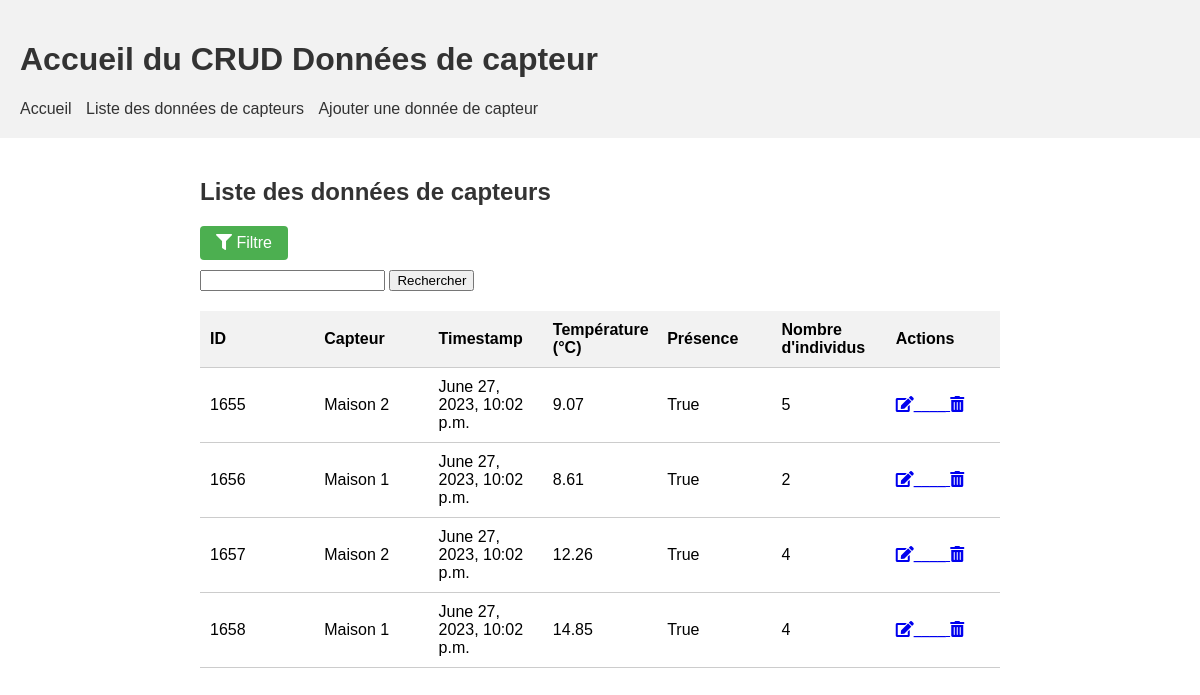
/collecte/collecte/donnees/, run on the app's committed database.
### collecte/models.py (models this page shows, shortened)
class Donnee(models.Model):
    id = models.AutoField(primary_key=True)
    capteur = models.ForeignKey('Capteur', on_delete=models.CASCADE)
    timestamp = models.DateTimeField(default=timezone.now)
    temperature = models.FloatField(max_length=5)
    presence = models.BooleanField(default=False)
    nombre_individus = models.IntegerField(default=0)

class Capteur(models.Model):
    id = models.CharField(primary_key=True, max_length=12)
    nom = models.CharField(max_length=100, unique=True)
    piece = models.CharField(max_length=100)
    emplacement = models.CharField(max_length=100)

### collecte/views.py (the view, shortened to what this page needs)
# urls.py: path('collecte/donnees/', views.liste_donnees, name='liste_donnees'),
def liste_donnees(request):
    attribute = request.GET.get('attribute', 'id')
    order = request.GET.get('order', 'asc')
    filter_query = request.GET.get('filter_query', '')
    if order == 'asc':
        donnees = Donnee.objects.order_by(attribute)
    else:
        donnees = Donnee.objects.order_by(f'-{attribute}')
    context = {
        'donnees': donnees,
        'filter_query': filter_query
    }
    return render(request, 'collecte/liste_donnees.html', context)

### collecte/templates/collecte/liste_donnees.html (shortened to what this page needs)
<!DOCTYPE html>
<html>
<head>
    {% load static %}
    <link rel="stylesheet" type="text/css" href="{% static 'css/style3.css' %}">
    <link rel="stylesheet" href="https://cdnjs.cloudflare.com/ajax/libs/font-awesome/5.15.3/css/all.min.css">
</head>
<body>
    <header>
        <h1>Accueil du CRUD Données de capteur</h1>
        <nav>
            <ul>
                <li><a href="{% url 'index' %}">Accueil</a></li>
                <li><a href="{% url 'liste_donnees' %}">Liste des données de capteurs</a></li>
                <li><a href="{% url 'ajouter_donnee' %}">Ajouter une donnée de capteur</a></li>
            </ul>
        </nav>
    </header>
    <div class="container">
        <h2 class="liste-donnees-title">Liste des données de capteurs</h2>
        <div class="filter-button-container">
            <button id="filterButton" onclick="toggleFilterMenu()">
                <i class="fas fa-filter"></i>
                Filtre
            </button>
        </div>
        <div class="filter-section">
            <form method="GET">
                <div class="filter-container">
                    <input type="text" name="filter_query" id="filter_query" value="{{ filter_query }}">
                    <button type="submit">Rechercher</button>
                </div>
            </form>
        </div>
        <table>
            <thead>
                <tr>
                    <th>ID</th>
                    <th>Capteur</th>
                    <th>Timestamp</th>
                    <th>Température (°C)</th>
                    <th>Présence</th>
                    <th>Nombre d'individus</th>
                    <th>Actions</th>
                </tr>
            </thead>
            <tbody>
                {% for donnee in donnees %}
                <tr>
                    <td>{{ donnee.id }}</td>
                    <td>{{ donnee.capteur.nom }}</td>
                    <td>{{ donnee.timestamp }}</td>
                    <td>{{ donnee.temperature }}</td>
                    <td>{{ donnee.presence }}</td>
                    <td>{{ donnee.nombre_individus }}</td>
                    <td>
                        <a href="{% url 'modifier_donnee' donnee.id %}">
                            <i class="fas fa-edit">____</i>
                        </a>
                        <a href="{% url 'supprimer_donnee' donnee.id %}">
                            <i class="fas fa-trash-alt"></i>
                        </a>
                    </td>
                </tr>
                {% endfor %}
            </tbody>
        </table>
    </div>
</body>
</html>

### collecte/static/css/style3.css (style rules this page uses)
body { font-family: Arial, sans-serif; margin: 0; padding: 0; }
.container { max-width: 800px; margin: 0 auto; padding: 20px; }
h2 { color: #333; margin-bottom: 20px; }
table { width: 100%; border-collapse: collapse; }
th, td { padding: 10px; text-align: left; border-bottom: 1px solid #ccc; }
th { background-color: #f2f2f2; }
header { background-color: #f2f2f2; padding: 20px; }
h1 { color: #333; }
nav ul { list-style-type: none; margin: 0; padding: 0; }
nav li { display: inline-block; margin-right: 10px; }
nav a { text-decoration: none; color: #333; }

### collecte/templates/collecte/liste_donnees.html (style rules this page uses)
table { width: 100%; border-collapse: collapse; table-layout: fixed; }
th, td { padding: 10px; text-align: left; border-bottom: 1px solid #ccc; width: auto; }
th { background-color: #f2f2f2; }
.filter-button-container { margin-bottom: 10px; }
#filterButton { background-color: #4caf50; color: #fff; border: none; padding: 8px 16px; font-size: 16px; cursor: pointer; border-radius: 4px; }
.filter-section { margin-bottom: 20px; }

### data on the page
Donnee: id "1655", capteur.nom "Maison 2", timestamp "June 27, 2023, 10:02 p.m.", temperature "9.07", presence "True", nombre_individus "5"
Donnee: id "1656", capteur.nom "Maison 1", timestamp "June 27, 2023, 10:02 p.m.", temperature "8.61", presence "True", nombre_individus "2"
Donnee: id "1657", capteur.nom "Maison 2", timestamp "June 27, 2023, 10:02 p.m.", temperature "12.26", presence "True", nombre_individus "4"
Donnee: id "1658", capteur.nom "Maison 1", timestamp "June 27, 2023, 10:02 p.m.", temperature "14.85", presence "True", nombre_individus "4"
